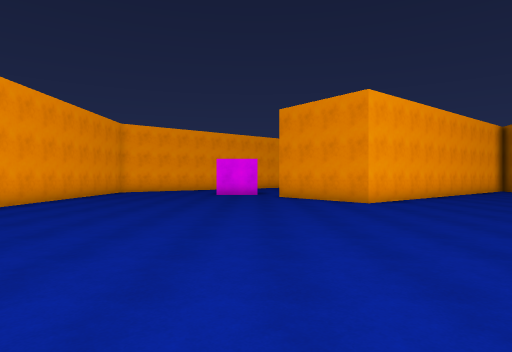
[1] (above)

16 first-person views from a walk through a scene from a Unity 3-D project. The camera is 1.5 m above the floor, looks level and sees 75° across. The floor is counted in squares, 2 m on a side. Each view is taken from the middle of a square. On the plan, view 1 faces up. The plan holds only what a view shows up to about 11 squares ahead; the rest is blank. The place goes on beyond the plan. The player is left out.

[2]
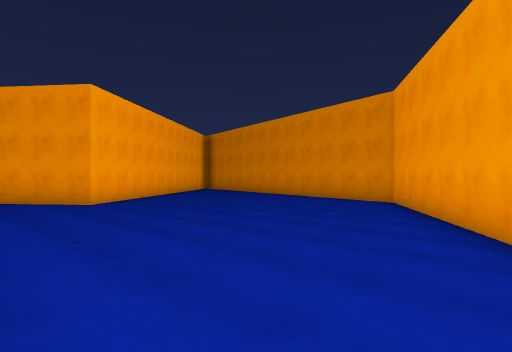

[3]
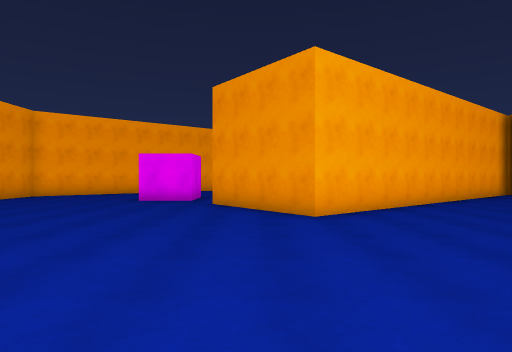

[4]
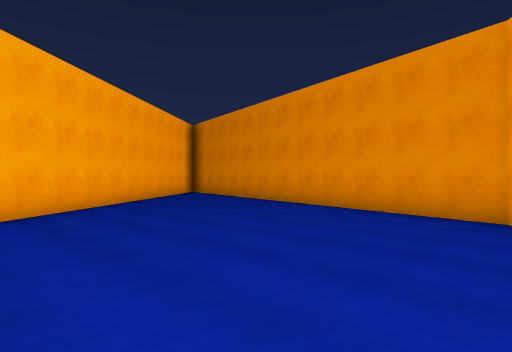

[5]
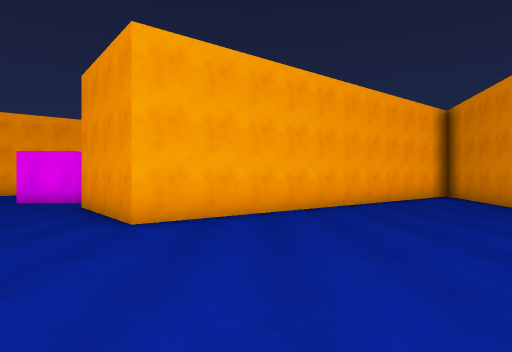

[6]
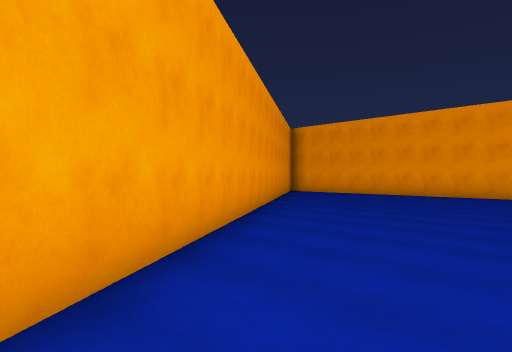

[7]
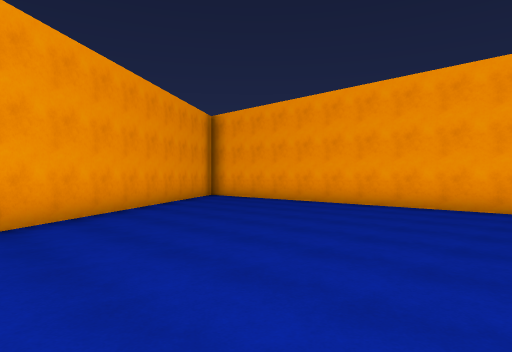

[8]
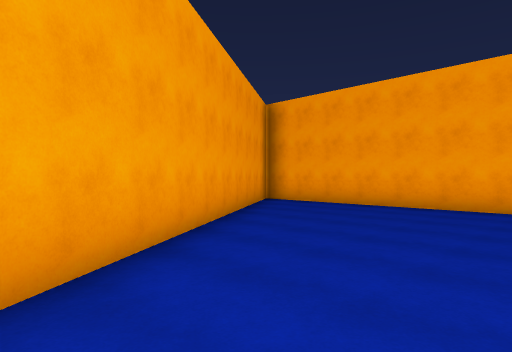

[9]
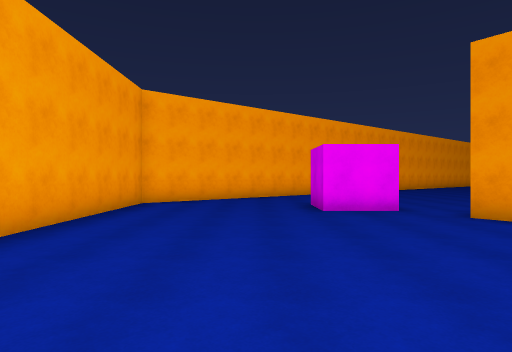

[10]
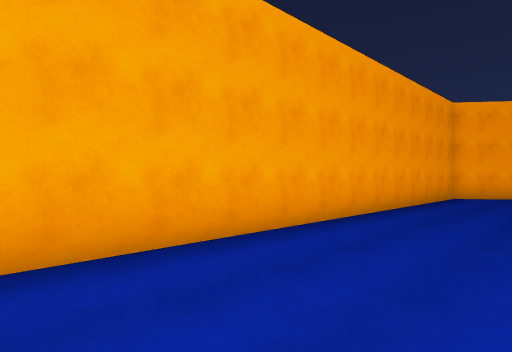

[11]
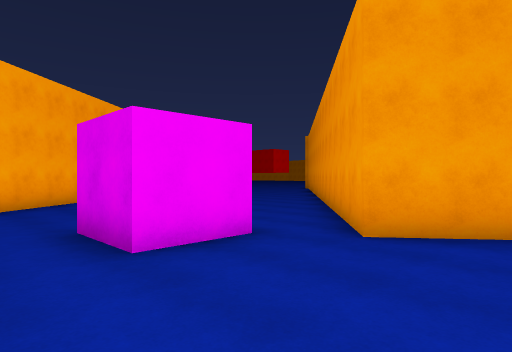

[12]
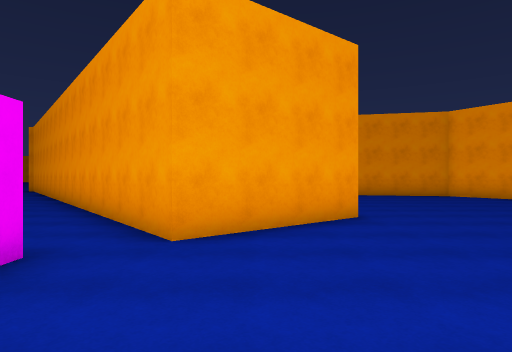

[13]
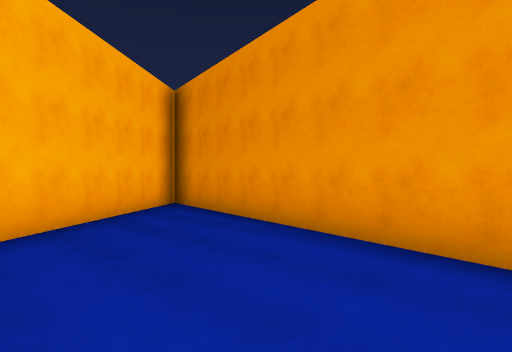

[14]
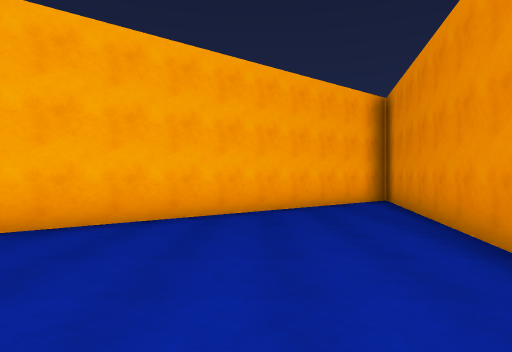

[15]
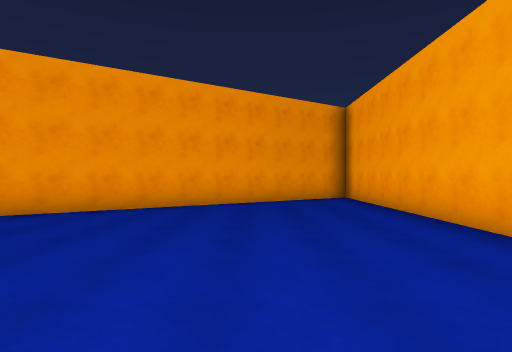

[16]
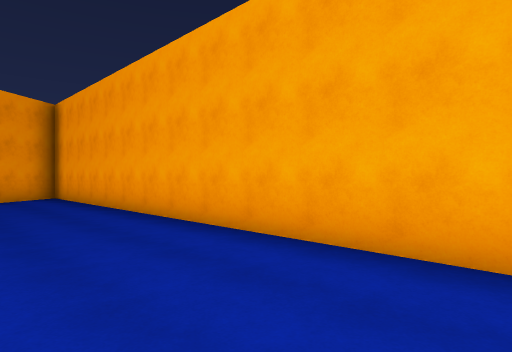

### Floor plan
Points are (right, up) in squares from view 1. A wall is a line through its corners. A room is listed if a view was taken in it or the views show most of it. See-through windows are left out.
Room 1 (views 1, 2, 3, 4, 5, 6, 7, 8, 9, 10, 11, 12, 13, 14, 15, 16)
walls: (0.1, 14) (0.1, 13.1) (-1.6, 13.1) (-1.6, 14.9); (-3.8, 17.1) (-6.1, 15.2) (-6.1, -6.7) (9.3, 3.9) (12, 16.2) (3.1, 9.1) (0.8, 12) (6.7, 16.7)

Positions as (right, up) in squares from view 1, and headings:
1: (0, 0), facing up
2: (0, 0), facing up-right
3: (2, 3), facing up
4: (3, 3), facing up-right
5: (5, 4), facing up
6: (7, 4), facing down-left
7: (2, 4), facing down-left
8: (2, 1), facing down-left
9: (-3, 6), facing up
10: (-3, 3), facing up-left
11: (-3, 10), facing up-right
12: (-3, 11), facing right
13: (7, 8), facing up-right
14: (8, 6), facing up
15: (-3, 5), facing down
16: (-3, 6), facing down-left
